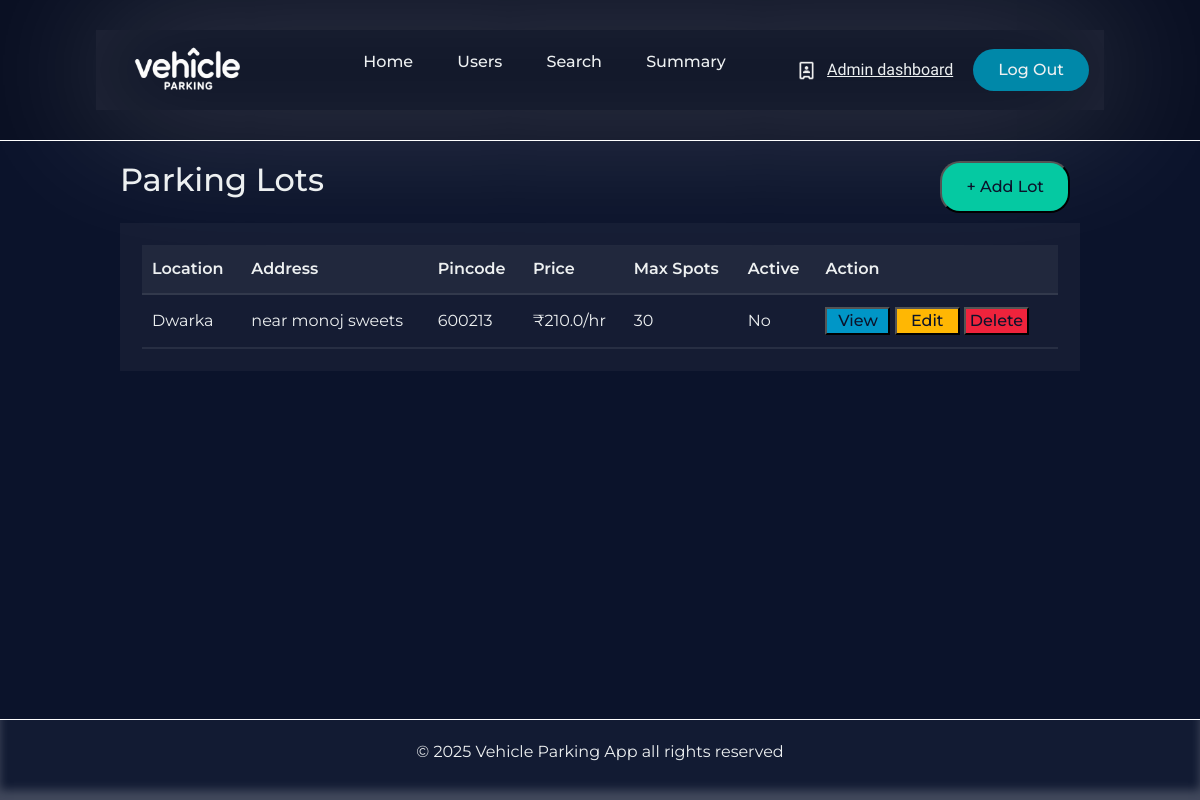
/admin, run on an earlier commit of the app's database.
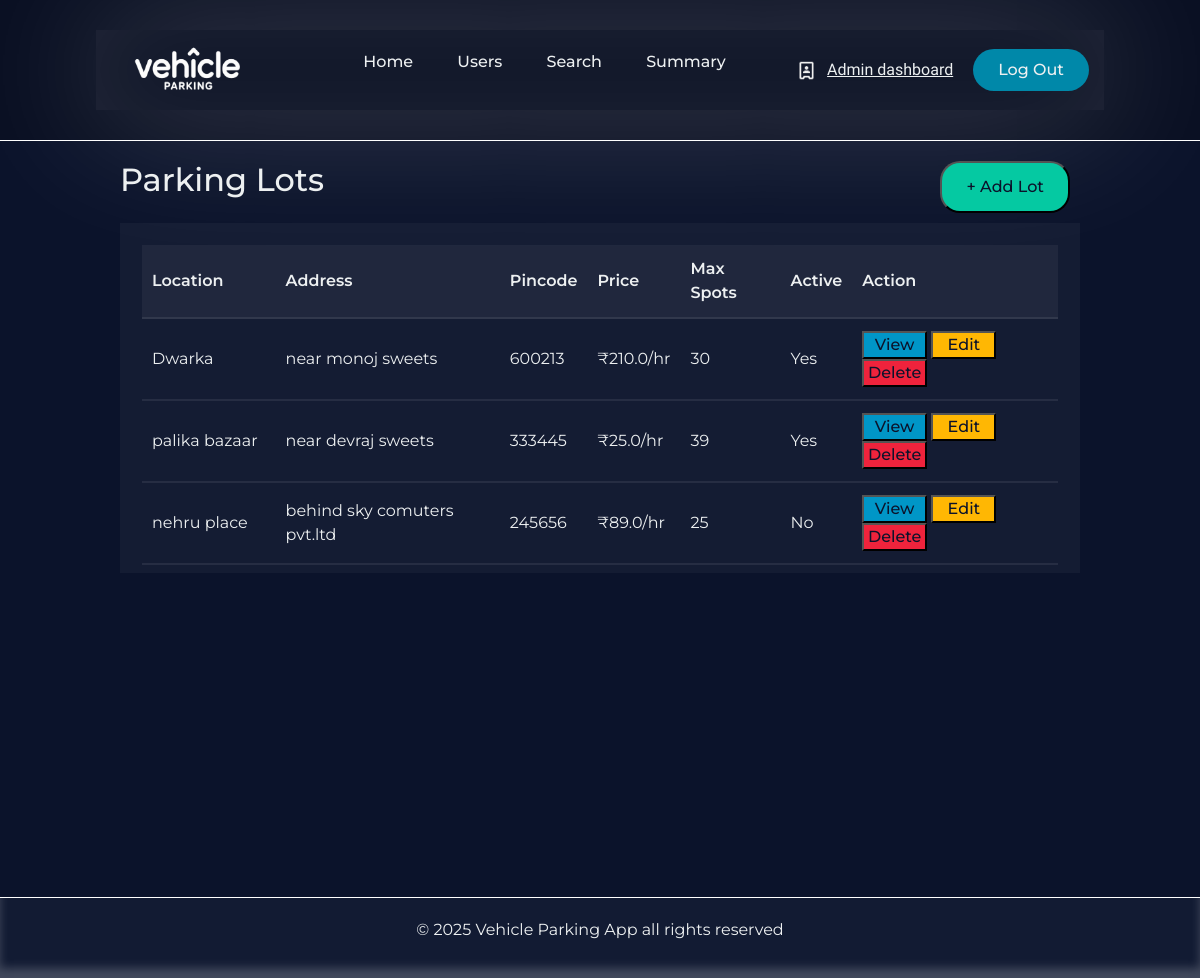
And on a later commit of the database.
### Application/models.py (models this page shows)
class Parkinglot(db.Model):
    __tablename__='parking_lot'
    id=db.Column(db.Integer,primary_key=True)
    prime_location_name=db.Column(db.String(80),nullable=False)
    price=db.Column(db.Float,nullable=False)
    address=db.Column(db.String(250),nullable=False)
    pincode=db.Column(db.String(6),nullable=False)
    maximum_spots=db.Column(db.Integer,nullable=False)
    is_active=db.Column(db.Boolean,default=True,nullable=False)
    spots=db.relationship('Parkingspots',backref='lot',lazy=True,cascade='all,delete-orphan')

### Application/controllers.py (the view)
@app.route('/admin')
def admin_dash():
    admin_details=User.query.filter_by(role='admin').first()
    parking_lot_details=Parkinglot.query.all()
    available_parking_spots=Parkingspots.query.filter_by(status='A').all()
    occupied_parking_spots=Parkingspots.query.filter_by(status='O').all()
    return render_template('admin_dashboard.html',admin_details=admin_details,parking_lot_details=parking_lot_details,available_parking_spots=available_parking_spots,occupied_parking_spots=occupied_parking_spots)

### templates/admin_dashboard.html (shortened to what this page needs)
{% extends 'admin_base.html' %}
{% block content %}
    <div class="parkinglot-table-heading-container">
                    <h2>Parking Lots</h2>
                    <a href="{{url_for('add_new_lot')}}"><button class="parkinglot-table-heading-Addlot-button">+ Add Lot</button></a>
                </div>
                <div class="parkinglot-table-container">
                  <table class="parkinglot-table">
                        <thead>
                          <tr>
                              <th>Location</th>
                              <th>Address</th>
                              <th>Pincode</th>
                              <th>Price</th>
                              <th>Max Spots</th>
                              <th>Active</th>
                              <th>Action</th>
                          </tr>
                        </thead>
                        <tbody>
                         {% for lot in parking_lot_details %}
                        <tr>
                            <td>{{lot.prime_location_name}}</td>
                            <td>{{lot.address}}</td>
                            <td>{{lot.pincode}}</td>
                            <td>₹{{lot.price}}/hr</td>
                            <td>{{lot.maximum_spots}}</td>
                            <td>{{'Yes' if lot.is_active else 'No'}}</td>
                            <td class="parking-lot-table-buttons">
                                <a href="/view-parking-lot/{{ lot.id }}"><button class="view-button">View</button></a>
                                 <a href="/edit-parking-lot/{{lot.id}}"><button class="edit-button">Edit</button></a>
                                 <a href="/delete-parking-lot/{{lot.id}}"><button class="delete-button">Delete</button></a>
                            </td>
                        </tr>
                        {% endfor %}
                    </tbody>
                  </table>
                </div>
{% endblock %}

What changed in the data, as far as the page shows it:
changed Parkinglot "Dwarka": is_active "No" → "Yes"
added Parkinglot: prime_location_name "palika bazaar", address "near devraj sweets", pincode "333445", price "25.0", maximum_spots "39", is_active "Yes"
added Parkinglot: prime_location_name "nehru place", address "behind sky comuters pvt.ltd", pincode "245656", price "89.0", maximum_spots "25", is_active "No"
